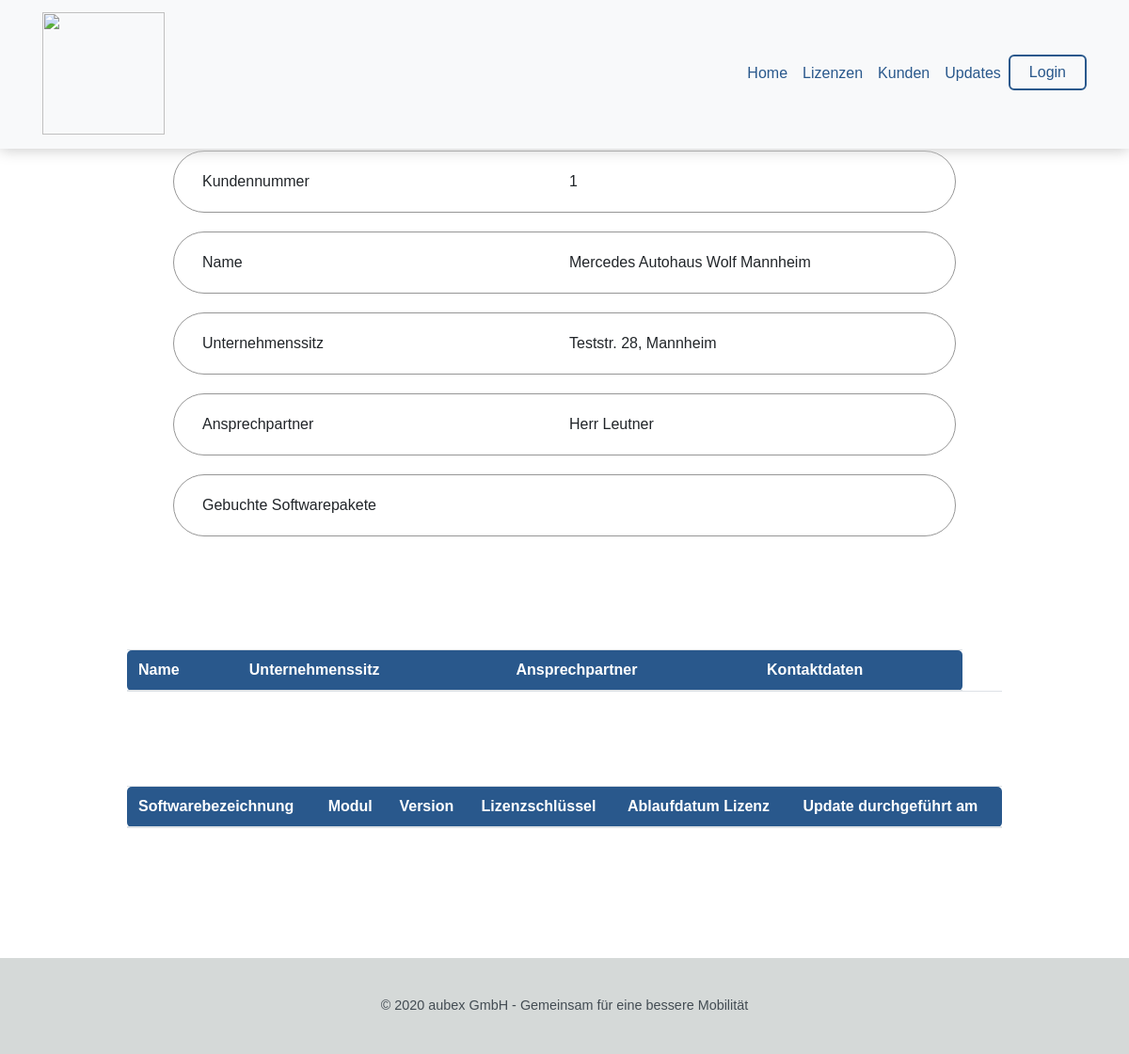
Page /Kunden/Profil?id=3 on the earlier database version.
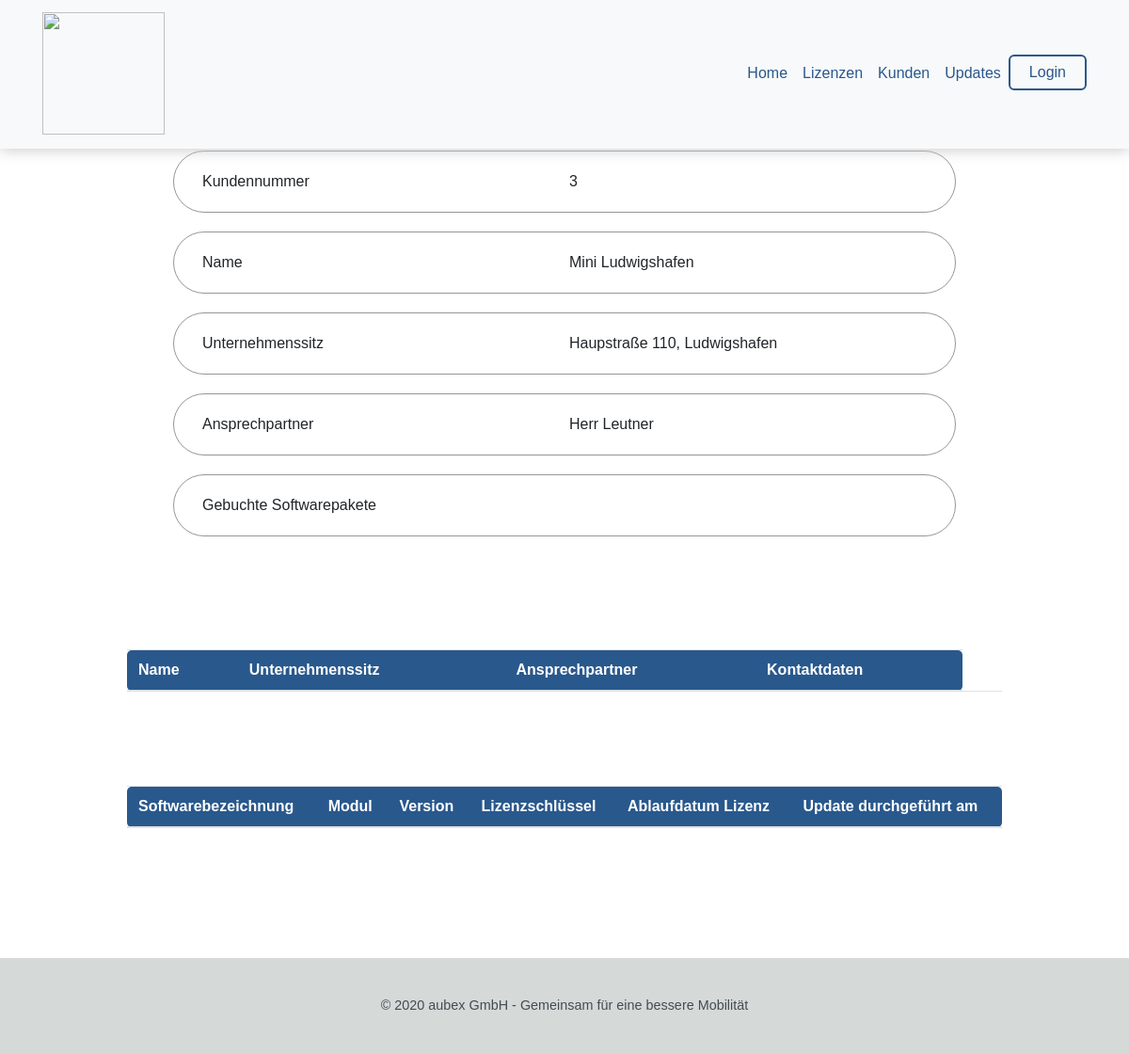
Same page on the later database version.
### pages/models.py (models this page shows, shortened)
class Standort(models.Model):
    kunde = models.ForeignKey(Kunde, on_delete=models.CASCADE)
    name = models.CharField(max_length=50)
    telNr = models.CharField(max_length=50)
    email = models.EmailField()
    strasse = models.CharField(max_length=100)
    hausnr = models.CharField(max_length=5)
    plz = models.CharField(max_length=10)
    ort = models.CharField(max_length=50)

### pages/views.py (the view)
# urls.py: path('Kunden/Profil', views.kundenprofil, name="kundenprofil"),
def kundenprofil(request):
    id = request.GET.get('id', "-1")
    try:
        kunde = KundeHatSoftware.objects.get(id=str(id))
    except ObjectDoesNotExist:
        return render(request,"404.html")
    if id is None or not kunde:
        return HttpResponse("404.html")
    if id is not None:
        context = {
            "kdNr": str(kunde.standort.kunde.id),
            "name": str(kunde.standort.name),
            "email": str(kunde.standort.email),
            "telNr": str(kunde.standort.telNr),
            "software": str(kunde.software),
            "plz": str(kunde.standort.plz),
            "ort": str(kunde.standort.ort),
            "strasse": str(kunde.standort.strasse),
            "hausnr": str(kunde.standort.hausnr),
        }
        print(context)
    return render(request, "kundenprofil.html", context)

### pages/models.py (called while the page is built)
    def __str__(self):
        return self.software_name

### templates/kundenprofil.html
{% extends "base.html" %}
{% block content %}
    <div class="profil container">
        <div class="stats">
            <div>Kundennummer</div><div>{{ kdNr }}</div>
        </div>
        <div class="stats">
            <div>Name</div><div>{{ name }}</div>
        </div>
        <div class="stats">
            <div>Unternehmenssitz</div><div>{{ strasse }} {{ hausnr }}, {{ ort }}</div>
        </div>
        <div class="stats">
            <div>Ansprechpartner</div><div>Herr Leutner</div>
        </div>
        <div class="stats">
            <div>Gebuchte Softwarepakete</div><div></div>
        </div>
    </div>
<div class="container">
    <div class="row">
        <div class="col-lg-12">
            <table class="table table-responsive-lg" width="100%">
            <thead>
                <tr>
                    <th>Name</th>
                    <th>Unternehmenssitz</th>
                    <th>Ansprechpartner</th>
                    <th>Kontaktdaten</th>
                </tr>
             </thead>
            <tbody>
                <tr>
                     <td></td>
                    <td></td>
                    <td></td>
                    <td></td>
                    <td></td>
                </tr>
            </tbody>
            </table>
        </div>
        <div class="col-lg-12">
            <table class="table table-responsive-lg" width="100%">
            <thead>
                <tr>
                    <th>Softwarebezeichnung</th>
                    <th>Modul</th>
                    <th>Version</th>
                    <th>Lizenzschlüssel</th>
                    <th>Ablaufdatum Lizenz</th>
                    <th>Update durchgeführt am</th>
                </tr>
             </thead>
            <tbody>
                <tr>
                     <td></td>
                    <td></td>
                    <td></td>
                    <td></td>
                    <td></td>
                </tr>
            </tbody>
            </table>
        </div>
    </div>
</div>
{% endblock content %}

Differences in the rows shown:
no longer on this page (row edited): Standort: name "Mercedes Autohaus Wolf Mannheim", strasse "Teststr.", hausnr "28", ort "Mannheim"
now on this page (row edited): Standort: name "Mini Ludwigshafen", strasse "Haupstraße", hausnr "110", ort "Ludwigshafen"
Other differences:
{{ kdNr }}: "1" → "3"
